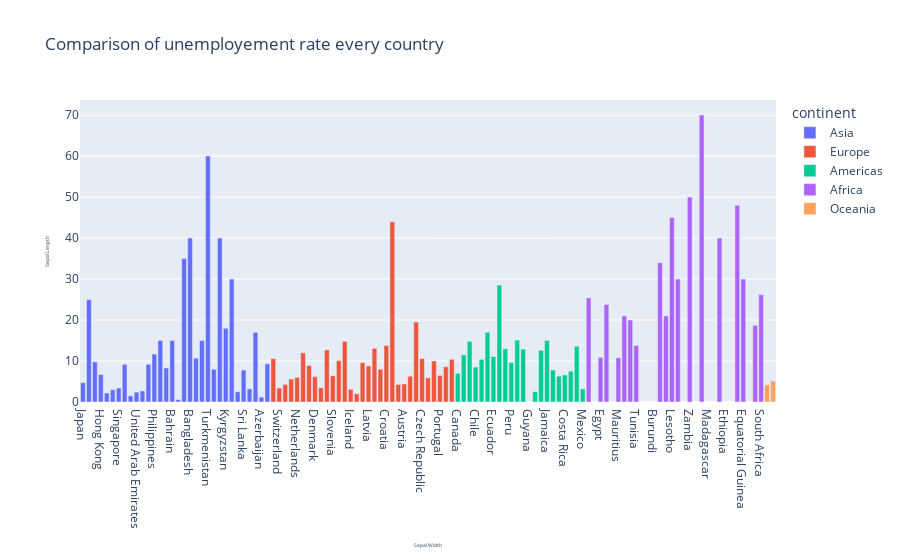

Notebook code for this chart:
### Code cell
fig = px.bar(df, x='Country', y=' Unemployment rate', color='continent', title="Comparison of unemployement rate every country")

fig.update_layout(xaxis=dict(title=dict(text="Sepal Width", font=dict(size=5))),
                  yaxis=dict(title=dict(text="Sepal Length", font=dict(size=5))))

fig.show()

### Figure 1 — Plotly figure (JSON) as saved in the notebook; plotly's stock layout.template omitted (floating-point values rounded to 4 significant figures)
{"data": [{"alignmentgroup": "True", "hovertemplate": "continent=Asia<br>Country=%{x}<br> Unemployment rate=%{y}<extra></extra>", "legendgroup": "Asia", "marker": {"color": "#636efa", "pattern": {"shape": ""}}, "name": "Asia", "offsetgroup": "Asia", "orientation": "v", "showlegend": true, "textposition": "auto", "type": "bar", "x": ["Japan", "Saudi Arabia", "China", "Hong Kong", "Kuwait", "Malaysia", "Singapore", "Indonesia", "Thailand", "United Arab Emirates", "Qatar", "India", "Philippines", "Oman", "Pakistan", "Bahrain", "Uzbekistan", "Yemen", "Bangladesh", "Israel", "Jordan", "Turkmenistan", "Kazakhstan", "Tajikistan", "Kyrgyzstan", "Armenia", "Cambodia", "Sri Lanka", "Cyprus", "Georgia", "Azerbaijan", "Turkey"], "xaxis": "x", "y": [4.7, 25, 9.8, 6.7, 2.2, 3, 3.4, 9.2, 1.5, 2.4, 2.7, 9.2, 11.7, 15, 8.3, 15, 0.6, 35, 40, 10.7, 15, 60, 8, 40, 18, 30, 2.5, 7.8, 3.2, 17, 1.2, 9.3], "yaxis": "y"}, {"alignmentgroup": "True", "hovertemplate": "continent=Europe<br>Country=%{x}<br> Unemployment rate=%{y}<extra></extra>", "legendgroup": "Europe", "marker": {"color": "#EF553B", "pattern": {"shape": ""}}, "name": "Europe", "offsetgroup": "Europe", "orientation": "v", "showlegend": true, "textposition": "auto", "type": "bar", "x": ["Germany", "Switzerland", "Norway", "Sweden", "Netherlands", "Belgium", "Finland", "Denmark", "Ukraine", "Bulgaria", "Slovenia", "France", "Albania", "Iceland", "Belarus", "Estonia", "Latvia", "Slovakia", "Lithuania", "Croatia", "Bosnia and Herzegovina", "Ireland", "Austria", "Romania", "Poland", "Czech Republic", "Hungary", "Greece", "Portugal", "Italy", "Spain"], "xaxis": "x", "y": [10.6, 3.4, 4.3, 5.6, 6, 12, 8.9, 6.2, 3.5, 12.7, 6.4, 10.1, 14.8, 3.1, 2, 9.6, 8.8, 13.1, 8, 13.8, 44, 4.3, 4.4, 6.3, 19.5, 10.6, 5.9, 10, 6.5, 8.6, 10.4], "yaxis": "y"}, {"alignmentgroup": "True", "hovertemplate": "continent=Americas<br>Country=%{x}<br> Unemployment rate=%{y}<extra></extra>", "legendgroup": "Americas", "marker": {"color": "#00cc96", "pattern": {"shape": ""}}, "name": "Americas", "offsetgroup": "Americas", "orientation": "v", "showlegend": true, "textposition": "auto", "type": "bar", "x": ["Canada", "Brazil", "Argentina", "Chile", "Trinidad and Tobago", "Dominican Republic", "Ecuador", "Honduras", "Uruguay", "Peru", "Paraguay", "Belize", "Guyana", "Cuba", "Panama", "Jamaica", "Nicaragua", "El Salvador", "Costa Rica", "Guatemala", "Colombia", "Mexico"], "xaxis": "x", "y": [7, 11.5, 14.8, 8.5, 10.4, 17, 11.1, 28.5, 13, 9.6, 15.1, 12.9, null, 2.5, 12.6, 15, 7.8, 6.3, 6.6, 7.5, 13.6, 3.2], "yaxis": "y"}, {"alignmentgroup": "True", "hovertemplate": "continent=Africa<br>Country=%{x}<br> Unemployment rate=%{y}<extra></extra>", "legendgroup": "Africa", "marker": {"color": "#ab63fa", "pattern": {"shape": ""}}, "name": "Africa", "offsetgroup": "Africa", "orientation": "v", "showlegend": true, "textposition": "auto", "type": "bar", "x": ["Algeria", "Nigeria", "Egypt", "Botswana", "Chad", "Mauritius", "Gabon", "Ghana", "Tunisia", "Angola", "Malawi", "Burundi", "Swaziland", "Mozambique", "Lesotho", "Cameroon", "Benin", "Zambia", "Rwanda", "Zimbabwe", "Madagascar", "Guinea", "Kenya", "Ethiopia", "Burkina Faso", "Senegal", "Equatorial Guinea", "Uganda", "Sudan", "South Africa"], "xaxis": "x", "y": [25.4, null, 10.9, 23.8, null, 10.8, 21, 20, 13.8, null, null, null, 34, 21, 45, 30, null, 50, null, 70, null, null, 40, null, null, 48, 30, null, 18.7, 26.2], "yaxis": "y"}, {"alignmentgroup": "True", "hovertemplate": "continent=Oceania<br>Country=%{x}<br> Unemployment rate=%{y}<extra></extra>", "legendgroup": "Oceania", "marker": {"color": "#FFA15A", "pattern": {"shape": ""}}, "name": "Oceania", "offsetgroup": "Oceania", "orientation": "v", "showlegend": true, "textposition": "auto", "type": "bar", "x": ["New Zealand", "Australia"], "xaxis": "x", "y": [4.2, 5.1], "yaxis": "y"}], "layout": {"barmode": "relative", "legend": {"title": {"text": "continent"}, "tracegroupgap": 0}, "title": {"text": "Comparison of unemployement rate every country"}, "xaxis": {"anchor": "y", "domain": [0, 1], "title": {"font": {"size": 5}, "text": "Sepal Width"}}, "yaxis": {"anchor": "x", "domain": [0, 1], "title": {"font": {"size": 5}, "text": "Sepal Length"}}}}
